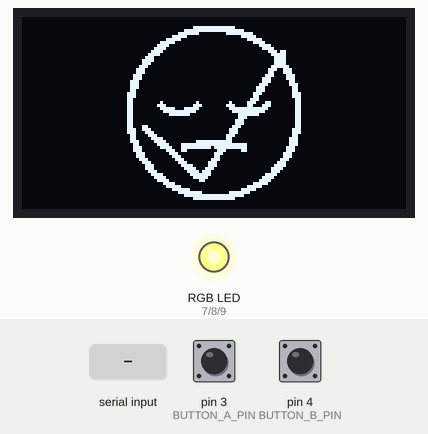
Simulated run of this sketch. Board: Arduino Uno, built with avr-gcc and run on an emulated ATmega328P. Shown: 128×64 one-colour display, an RGB LED mixed from three pins (HIGH = lit). The inputs (shaded band) are chosen by the test bench; at power-on: pin 3 (BUTTON_A_PIN) HIGH, pin 4 (BUTTON_B_PIN) HIGH. What the sketch prints to the serial monitor is not drawn.

Above: at 1.2 s.
1.3 s: "REQUEST" received over the second serial link
At 2.7 s:
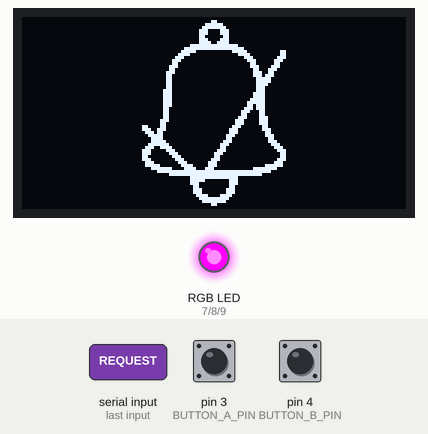
3.8 s: pin 3 (BUTTON_A_PIN) pulled LOW for 0.15 s
At 4.9 s:
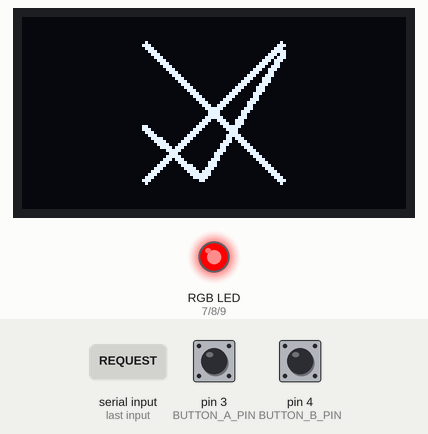
Timing chart, 0 to 10.4 s (numbered marks = the images above; inputs shaded):
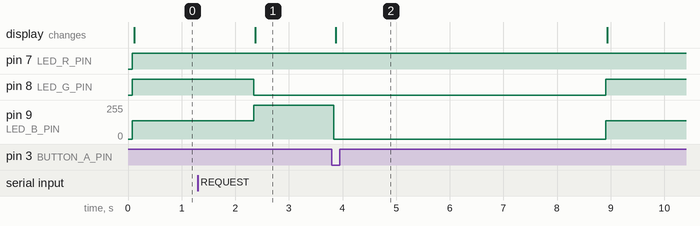

Measured:
- after the input at 1.3 s, pin 8 (LED_G_PIN): HIGH → LOW after 1.0 s; pin 9 (LED_B_PIN): 136/255 → 255/255 after 1.0 s; the display: changes after 1.1 s (image 1)
- after the input at 3.8 s, pin 8 (LED_G_PIN): LOW → HIGH after 5.1 s; pin 9 (LED_B_PIN): 255/255 → 0/255 at once, → 136/255 5.1 s later; the display: changes after 0.07 s (image 2)

The sketch:

dndArduino.ino
```cpp
#include <Adafruit_GFX.h>
#include <Adafruit_SSD1306.h>
#include <Fsm.h>
#include <SoftwareSerial.h>
// #include <Wire.h>


/////////////////////////////////////////////////////////////////
// DISPLAY
/////////////////////////////////////////////////////////////////
#define SCREEN_I2C_ADDR 0x3C  // or 0x3C
#define SCREEN_WIDTH 128      // OLED display width, in pixels
#define SCREEN_HEIGHT 64      // OLED display height, in pixels
#define OLED_RST_PIN -1       // Reset pin (-1 if not available)
#define FRAME_WIDTH (64)
#define FRAME_HEIGHT (64)

////////////////////////////////////////////////////////////////
// MODE
////////////////////////////////////////////////////////////////
#define IS_REQUESTER_ONLY false  // set to false if this is a requester

Adafruit_SSD1306 display(128, 64, &Wire, OLED_RST_PIN);
const byte PROGMEM bitmap_yes[512] = {
  0, 0, 0, 0, 0, 0, 0, 0, 0, 0, 0, 0, 0, 0, 0, 0, 0, 0, 0, 0, 0, 0, 0, 0, 0, 0, 0, 0, 0, 0, 0, 0, 0, 0, 0, 0, 0, 0, 0, 0, 0, 0, 0, 0, 0, 0, 0, 0, 0, 0, 0, 0, 0, 0, 0, 0, 0, 0, 0, 0, 0, 0, 0, 0, 0, 0, 0, 0, 0, 0, 0, 0, 0, 0, 0, 0, 0, 0, 0, 0, 0, 0, 0, 0, 0, 0, 0, 0, 0, 0, 0, 0, 0, 0, 3, 0, 0, 0, 0, 0, 0, 0, 3, 0, 0, 0, 0, 0, 0, 0, 7, 0, 0, 0, 0, 0, 0, 0, 14, 0, 0, 0, 0, 0, 0, 0, 12, 0, 0, 0, 0, 0, 0, 0, 28, 0, 0, 0, 0, 0, 0, 0, 56, 0, 0, 0, 0, 0, 0, 0, 48, 0, 0, 0, 0, 0, 0, 0, 112, 0, 0, 0, 0, 0, 0, 0, 224, 0, 0, 0, 0, 0, 0, 0, 224, 0, 0, 0, 0, 0, 0, 1, 192, 0, 0, 0, 0, 0, 0, 3, 128, 0, 0, 0, 0, 0, 0, 3, 128, 0, 0, 0, 0, 0, 0, 7, 0, 0, 0, 0, 0, 0, 0, 6, 0, 0, 0, 0, 0, 0, 0, 14, 0, 0, 0, 0, 0, 0, 0, 28, 0, 0, 0, 0, 0, 0, 0, 24, 0, 0, 0, 0, 0, 0, 0, 56, 0, 0, 0, 0, 0, 0, 0, 112, 0, 0, 0, 0, 0, 0, 0, 96, 0, 0, 0, 0, 0, 0, 0, 224, 0, 0, 0, 0, 0, 0, 1, 192, 0, 0, 0, 0, 0, 0, 1, 192, 0, 0, 0, 192, 0, 0, 3, 128, 0, 0, 0, 224, 0, 0, 7, 0, 0, 0, 0, 112, 0, 0, 7, 0, 0, 0, 0, 56, 0, 0, 14, 0, 0, 0, 0, 30, 0, 0, 12, 0, 0, 0, 0, 15, 0, 0, 28, 0, 0, 0, 0, 7, 128, 0, 56, 0, 0, 0, 0, 3, 192, 0, 48, 0, 0, 0, 0, 0, 224, 0, 112, 0, 0, 0, 0, 0, 112, 0, 224, 0, 0, 0, 0, 0, 56, 0, 192, 0, 0, 0, 0, 0, 28, 1, 192, 0, 0, 0, 0, 0, 14, 3, 128, 0, 0, 0, 0, 0, 7, 131, 128, 0, 0, 0, 0, 0, 3, 199, 0, 0, 0, 0, 0, 0, 1, 238, 0, 0, 0, 0, 0, 0, 0, 254, 0, 0, 0, 0, 0, 0, 0, 124, 0, 0, 0, 0, 0, 0, 0, 24, 0, 0, 0, 0, 0, 0, 0, 0, 0, 0, 0, 0, 0, 0, 0, 0, 0, 0, 0, 0, 0, 0, 0, 0, 0, 0, 0, 0, 0, 0, 0, 0, 0, 0, 0, 0, 0, 0, 0, 0, 0, 0, 0, 0, 0, 0, 0, 0, 0, 0, 0, 0, 0, 0, 0, 0, 0, 0, 0, 0, 0, 0, 0, 0, 0, 0, 0, 0, 0, 0, 0, 0, 0, 0, 0, 0
};
const byte PROGMEM bitmap_no[] = {
  0, 0, 0, 0, 0, 0, 0, 0, 0, 0, 0, 0, 0, 0, 0, 0, 0, 0, 0, 0, 0, 0, 0, 0, 0, 0, 0, 0, 0, 0, 0, 0, 0, 0, 0, 0, 0, 0, 0, 0, 0, 0, 0, 0, 0, 0, 0, 0, 0, 0, 0, 0, 0, 0, 0, 0, 0, 0, 0, 0, 0, 0, 0, 0, 0, 64, 0, 0, 0, 0, 2, 0, 0, 224, 0, 0, 0, 0, 7, 0, 0, 112, 0, 0, 0, 0, 14, 0, 0, 56, 0, 0, 0, 0, 28, 0, 0, 28, 0, 0, 0, 0, 56, 0, 0, 14, 0, 0, 0, 0, 112, 0, 0, 7, 0, 0, 0, 0, 224, 0, 0, 3, 128, 0, 0, 1, 192, 0, 0, 1, 192, 0, 0, 3, 128, 0, 0, 0, 224, 0, 0, 7, 0, 0, 0, 0, 112, 0, 0, 14, 0, 0, 0, 0, 56, 0, 0, 28, 0, 0, 0, 0, 28, 0, 0, 56, 0, 0, 0, 0, 14, 0, 0, 112, 0, 0, 0, 0, 7, 0, 0, 224, 0, 0, 0, 0, 3, 128, 1, 192, 0, 0, 0, 0, 1, 192, 3, 128, 0, 0, 0, 0, 0, 224, 7, 0, 0, 0, 0, 0, 0, 112, 14, 0, 0, 0, 0, 0, 0, 56, 28, 0, 0, 0, 0, 0, 0, 28, 56, 0, 0, 0, 0, 0, 0, 14, 112, 0, 0, 0, 0, 0, 0, 7, 224, 0, 0, 0, 0, 0, 0, 3, 192, 0, 0, 0, 0, 0, 0, 3, 192, 0, 0, 0, 0, 0, 0, 7, 224, 0, 0, 0, 0, 0, 0, 14, 112, 0, 0, 0, 0, 0, 0, 28, 56, 0, 0, 0, 0, 0, 0, 56, 28, 0, 0, 0, 0, 0, 0, 112, 14, 0, 0, 0, 0, 0, 0, 224, 7, 0, 0, 0, 0, 0, 1, 192, 3, 128, 0, 0, 0, 0, 3, 128, 1, 192, 0, 0, 0, 0, 7, 0, 0, 224, 0, 0, 0, 0, 14, 0, 0, 112, 0, 0, 0, 0, 28, 0, 0, 56, 0, 0, 0, 0, 56, 0, 0, 28, 0, 0, 0, 0, 112, 0, 0, 14, 0, 0, 0, 0, 224, 0, 0, 7, 0, 0, 0, 1, 192, 0, 0, 3, 128, 0, 0, 3, 128, 0, 0, 1, 192, 0, 0, 7, 0, 0, 0, 0, 224, 0, 0, 14, 0, 0, 0, 0, 112, 0, 0, 28, 0, 0, 0, 0, 56, 0, 0, 56, 0, 0, 0, 0, 28, 0, 0, 112, 0, 0, 0, 0, 14, 0, 0, 224, 0, 0, 0, 0, 7, 0, 0, 64, 0, 0, 0, 0, 2, 0, 0, 0, 0, 0, 0, 0, 0, 0, 0, 0, 0, 0, 0, 0, 0, 0, 0, 0, 0, 0, 0, 0, 0, 0, 0, 0, 0, 0, 0, 0, 0, 0, 0, 0, 0, 0, 0, 0, 0, 0, 0, 0, 0, 0, 0, 0, 0, 0, 0, 0, 0, 0, 0, 0, 0, 0, 0, 0, 0, 0, 0, 0, 0, 0
};
const byte PROGMEM bitmap_bell[512] = {
  0, 0, 0, 0, 0, 0, 0, 0, 0, 0, 0, 1, 128, 0, 0, 0, 0, 0, 0, 7, 224, 0, 0, 0, 0, 0, 0, 15, 240, 0, 0, 0, 0, 0, 0, 28, 56, 0, 0, 0, 0, 0, 0, 28, 56, 0, 0, 0, 0, 0, 0, 24, 24, 0, 0, 0, 0, 0, 0, 28, 56, 0, 0, 0, 0, 0, 0, 30, 120, 0, 0, 0, 0, 0, 0, 255, 255, 0, 0, 0, 0, 0, 3, 255, 255, 192, 0, 0, 0, 0, 7, 192, 3, 224, 0, 0, 0, 0, 15, 0, 0, 240, 0, 0, 0, 0, 28, 0, 0, 56, 0, 0, 0, 0, 56, 0, 0, 28, 0, 0, 0, 0, 48, 0, 0, 12, 0, 0, 0, 0, 112, 0, 0, 14, 0, 0, 0, 0, 96, 0, 0, 6, 0, 0, 0, 0, 224, 0, 0, 7, 0, 0, 0, 0, 192, 0, 0, 7, 0, 0, 0, 0, 192, 0, 0, 3, 0, 0, 0, 0, 192, 0, 0, 3, 0, 0, 0, 0, 192, 0, 0, 3, 0, 0, 0, 0, 192, 0, 0, 3, 128, 0, 0, 1, 192, 0, 0, 3, 128, 0, 0, 1, 192, 0, 0, 3, 128, 0, 0, 1, 192, 0, 0, 3, 128, 0, 0, 1, 192, 0, 0, 3, 128, 0, 0, 1, 192, 0, 0, 3, 128, 0, 0, 1, 192, 0, 0, 3, 128, 0, 0, 1, 128, 0, 0, 3, 128, 0, 0, 1, 128, 0, 0, 1, 128, 0, 0, 1, 128, 0, 0, 1, 128, 0, 0, 1, 128, 0, 0, 1, 192, 0, 0, 3, 128, 0, 0, 1, 192, 0, 0, 3, 0, 0, 0, 1, 192, 0, 0, 3, 0, 0, 0, 0, 192, 0, 0, 7, 0, 0, 0, 0, 224, 0, 0, 6, 0, 0, 0, 0, 96, 0, 0, 14, 0, 0, 0, 0, 112, 0, 0, 12, 0, 0, 0, 0, 48, 0, 0, 28, 0, 0, 0, 0, 56, 0, 0, 56, 0, 0, 0, 0, 28, 0, 0, 112, 0, 0, 0, 0, 14, 0, 0, 224, 0, 0, 0, 0, 7, 0, 0, 224, 0, 0, 0, 0, 3, 0, 0, 192, 0, 0, 0, 0, 3, 0, 0, 224, 0, 0, 0, 0, 7, 0, 0, 112, 0, 0, 0, 0, 14, 0, 0, 124, 0, 0, 0, 0, 126, 0, 0, 31, 192, 0, 0, 7, 248, 0, 0, 7, 255, 255, 255, 255, 224, 0, 0, 0, 127, 255, 255, 255, 0, 0, 0, 0, 0, 255, 255, 0, 0, 0, 0, 0, 0, 224, 7, 0, 0, 0, 0, 0, 0, 224, 7, 0, 0, 0, 0, 0, 0, 96, 6, 0, 0, 0, 0, 0, 0, 112, 14, 0, 0, 0, 0, 0, 0, 112, 14, 0, 0, 0, 0, 0, 0, 60, 60, 0, 0, 0, 0, 0, 0, 31, 248, 0, 0, 0, 0, 0, 0, 15, 240, 0, 0, 0, 0, 0, 0, 1, 128, 0, 0, 0, 0, 0, 0, 0, 0, 0, 0, 0
};
const byte PROGMEM bitmap_sleeper[512] = {
  0, 0, 0, 0, 0, 0, 0, 0, 0, 0, 0, 0, 0, 0, 0, 0, 0, 0, 0, 0, 0, 0, 0, 0, 0, 0, 0, 127, 254, 0, 0, 0, 0, 0, 3, 255, 255, 192, 0, 0, 0, 0, 15, 224, 15, 248, 0, 0, 0, 0, 62, 0, 0, 124, 0, 0, 0, 0, 248, 0, 0, 31, 0, 0, 0, 3, 224, 0, 0, 7, 128, 0, 0, 7, 128, 0, 0, 1, 224, 0, 0, 15, 0, 0, 0, 0, 240, 0, 0, 30, 0, 0, 0, 0, 56, 0, 0, 60, 0, 0, 0, 0, 28, 0, 0, 112, 0, 0, 0, 0, 14, 0, 0, 240, 0, 0, 0, 0, 15, 0, 0, 224, 0, 0, 0, 0, 7, 0, 1, 192, 0, 0, 0, 0, 3, 128, 3, 128, 0, 0, 0, 0, 1, 192, 3, 128, 0, 0, 0, 0, 1, 192, 7, 0, 0, 0, 0, 0, 0, 224, 7, 0, 0, 0, 0, 0, 0, 224, 14, 0, 0, 0, 0, 0, 0, 96, 14, 0, 0, 0, 0, 0, 0, 112, 14, 0, 0, 0, 0, 0, 0, 48, 12, 0, 0, 0, 0, 0, 0, 48, 28, 0, 0, 0, 0, 0, 0, 56, 28, 0, 0, 0, 0, 0, 0, 56, 24, 0, 0, 0, 0, 0, 0, 24, 24, 2, 0, 32, 4, 0, 96, 24, 24, 7, 0, 112, 14, 0, 224, 24, 24, 3, 227, 224, 7, 199, 192, 24, 24, 1, 255, 192, 3, 255, 128, 24, 24, 0, 127, 0, 0, 254, 0, 24, 24, 0, 0, 0, 0, 0, 0, 24, 24, 0, 0, 0, 0, 0, 0, 24, 24, 0, 0, 0, 0, 0, 0, 24, 24, 0, 0, 0, 0, 0, 0, 24, 28, 0, 0, 0, 0, 0, 0, 56, 28, 0, 0, 0, 0, 0, 0, 56, 12, 0, 0, 0, 0, 0, 0, 48, 12, 0, 0, 0, 0, 0, 0, 112, 14, 0, 0, 63, 252, 0, 0, 112, 6, 0, 7, 255, 255, 224, 0, 112, 7, 0, 7, 254, 255, 224, 0, 224, 7, 0, 6, 0, 0, 96, 0, 224, 3, 128, 0, 0, 0, 0, 1, 192, 3, 128, 0, 0, 0, 0, 1, 192, 1, 192, 0, 0, 0, 0, 3, 128, 0, 224, 0, 0, 0, 0, 7, 0, 0, 112, 0, 0, 0, 0, 15, 0, 0, 112, 0, 0, 0, 0, 30, 0, 0, 56, 0, 0, 0, 0, 28, 0, 0, 30, 0, 0, 0, 0, 120, 0, 0, 15, 0, 0, 0, 0, 240, 0, 0, 7, 128, 0, 0, 1, 224, 0, 0, 1, 224, 0, 0, 7, 192, 0, 0, 0, 248, 0, 0, 31, 0, 0, 0, 0, 63, 0, 0, 124, 0, 0, 0, 0, 15, 240, 7, 240, 0, 0, 0, 0, 3, 255, 255, 192, 0, 0, 0, 0, 0, 127, 254, 0, 0, 0, 0, 0, 0, 0, 0, 0, 0, 0, 0, 0, 0, 0, 0, 0, 0, 0, 0, 0, 0, 0, 0, 0, 0, 0
};

const byte PROGMEM timer[512] = {
  0, 0, 0, 0, 0, 0, 0, 0, 0, 0, 0, 0, 0, 0, 0, 0, 0, 0, 0, 0, 0, 0, 0, 0, 0, 0, 0, 127, 254, 0, 0, 0, 0, 0, 3, 255, 255, 192, 0, 0, 0, 0, 31, 240, 15, 248, 0, 0, 0, 0, 63, 0, 0, 252, 0, 0, 0, 0, 248, 0, 0, 31, 0, 0, 0, 3, 224, 0, 0, 7, 192, 0, 0, 7, 128, 0, 0, 1, 224, 0, 0, 15, 0, 0, 0, 0, 240, 0, 0, 30, 0, 0, 0, 0, 120, 0, 0, 60, 0, 0, 0, 0, 60, 0, 0, 120, 0, 0, 0, 0, 30, 0, 0, 240, 0, 0, 0, 0, 15, 0, 0, 224, 0, 0, 0, 0, 7, 0, 1, 192, 0, 0, 0, 0, 3, 128, 1, 128, 0, 0, 0, 0, 1, 128, 3, 128, 0, 3, 192, 0, 1, 192, 7, 0, 0, 3, 192, 0, 0, 224, 7, 0, 0, 3, 192, 0, 0, 224, 6, 0, 0, 3, 192, 0, 0, 96, 14, 0, 0, 3, 192, 0, 0, 112, 14, 0, 0, 3, 192, 0, 0, 112, 12, 0, 0, 3, 192, 0, 0, 48, 28, 0, 0, 3, 192, 0, 0, 56, 28, 0, 0, 3, 192, 0, 0, 56, 28, 0, 0, 3, 192, 0, 0, 56, 24, 0, 0, 3, 192, 0, 0, 24, 24, 0, 0, 3, 192, 0, 0, 24, 24, 0, 0, 3, 192, 0, 0, 24, 24, 0, 0, 3, 192, 0, 0, 24, 24, 0, 0, 3, 192, 0, 0, 24, 24, 0, 0, 3, 192, 0, 0, 24, 24, 0, 0, 3, 192, 0, 0, 24, 24, 0, 0, 3, 192, 0, 0, 24, 28, 0, 0, 1, 192, 0, 0, 56, 28, 0, 0, 0, 0, 0, 0, 56, 28, 0, 0, 0, 0, 0, 0, 56, 12, 0, 0, 0, 0, 0, 0, 48, 14, 0, 0, 0, 0, 0, 0, 112, 14, 0, 0, 3, 192, 0, 0, 112, 6, 0, 0, 3, 192, 0, 0, 96, 7, 0, 0, 3, 192, 0, 0, 224, 7, 0, 0, 3, 192, 0, 0, 224, 3, 128, 0, 3, 192, 0, 1, 192, 1, 128, 0, 0, 0, 0, 1, 128, 1, 192, 0, 0, 0, 0, 3, 128, 0, 224, 0, 0, 0, 0, 7, 0, 0, 240, 0, 0, 0, 0, 15, 0, 0, 120, 0, 0, 0, 0, 30, 0, 0, 60, 0, 0, 0, 0, 60, 0, 0, 30, 0, 0, 0, 0, 120, 0, 0, 15, 0, 0, 0, 0, 240, 0, 0, 7, 128, 0, 0, 1, 224, 0, 0, 3, 224, 0, 0, 7, 192, 0, 0, 0, 248, 0, 0, 31, 0, 0, 0, 0, 63, 0, 0, 252, 0, 0, 0, 0, 31, 240, 15, 248, 0, 0, 0, 0, 3, 255, 255, 192, 0, 0, 0, 0, 0, 127, 254, 0, 0, 0, 0, 0, 0, 0, 0, 0, 0, 0, 0, 0, 0, 0, 0, 0, 0, 0, 0, 0, 0, 0, 0, 0, 0, 0
};


/////////////////////////////////////////////////////////////////
// HC12
/////////////////////////////////////////////////////////////////
SoftwareSerial hc12(10, 11);

/////////////////////////////////////////////////////////////////
// buttons and leds
/////////////////////////////////////////////////////////////////
#define BUTTON_A_PIN 3
#define BUTTON_B_PIN 4

#define LED_R_PIN 7
#define LED_G_PIN 8
#define LED_B_PIN 9

/////////////////////////////////////////////////////////////////
// State machine setup
/////////////////////////////////////////////////////////////////
enum STATUS { IDLE,
              WAITING,
              CANCELLED,
              TIMEDOUT,
              ACCEPTED,
              DENIED };

// define events
#define WAIT_EVENT 1

#define REQUEST_BUTTON_PRESSED_EVENT 2
#define REQUEST_ACCEPTED_EVENT 3
#define REQUEST_DENIED_EVENT 4
#define REQUEST_TIMED_OUT 5

#define REQUEST_MESSAGE_RECEIVED_EVENT 6
#define RESPONDED_WITH_YES 7
#define RESPONDED_WITH_NO 8
#define RESPONSE_TIMED_OUT 9


// create states
State state_start(&on_state_start_enter, &on_state_start, NULL);
State state_wait(&on_state_wait_enter, &on_state_wait, NULL);

State state_request_sent(&on_state_request_sent_enter, &on_state_request_sent, NULL);
State state_request_accepted(&on_state_request_accepted_enter, &on_state_request_accepted, NULL);
State state_request_denied(&on_state_request_denied_enter, &on_state_request_denied, NULL);
State state_request_timed_out(&on_state_request_timed_out_enter, &on_state_request_timed_out, NULL);

State state_request_received(&on_state_request_received_enter, &on_state_request_received, NULL);
State state_responded_with_yes(&on_state_responded_with_yes_enter, &on_state_responded_with_yes, NULL);
State state_responded_with_no(&on_state_responded_with_no_enter, &on_state_responded_with_no, NULL);
State state_response_timed_out(&on_state_response_timed_out_enter, &on_state_response_timed_out, NULL);

Fsm fsm(&state_start);

// state handlers
// start
void on_state_start_enter() {
  Serial.println("Entering start");
  Serial.flush();

  // flush hc12's buffer
  hc12.flush();
  fsm.trigger(WAIT_EVENT);
}

void on_state_start() {}

// wait
void on_state_wait_enter() {
  Serial.println("Entering wait");

  updateStatus(IDLE, 6000, 0x888888, bitmap_sleeper);
}
void on_state_wait() {
  if (IS_REQUESTER_ONLY) {
    // if button pressed
    if (digitalRead(BUTTON_B_PIN) == LOW) {
      hc12.print("REQUEST");
      hc12.flush();
      fsm.trigger(REQUEST_BUTTON_PRESSED_EVENT);
    }
  }

  else {
    // check hc12. if message available
    if (hc12.available()) {
      String msg = hc12.readString();
      if (msg.equals("REQUEST")) {
        fsm.trigger(REQUEST_MESSAGE_RECEIVED_EVENT);
      }
    }
  }
}

// request sent
void on_state_request_sent_enter() {
  Serial.println("Entering request_sent");

  updateStatus(WAITING, 15000, 0xFF00FF, bitmap_bell);
  // flush hc12's buffer
  hc12.flush();
}
void on_state_request_sent() {
  // check hc12. if message available, move to accepted/denied
  if (hc12.available()) {
    String msg = hc12.readString();
    if (msg.equals("YES")) {
      fsm.trigger(REQUEST_ACCEPTED_EVENT);
    }
    if (msg.equals("NO")) {
      fsm.trigger(REQUEST_DENIED_EVENT);
    }
  }
}

// request accepted
void on_state_request_accepted_enter() {
  Serial.println("Entering request_accepted");

  updateStatus(ACCEPTED, 5000, 0x00FF00, bitmap_yes);
}
void on_state_request_accepted() {}

// request denied
void on_state_request_denied_enter() {
  Serial.println("Entering request_denied");

  updateStatus(DENIED, 5000, 0xFF0000, bitmap_no);
}
void on_state_request_denied() {}

// request timed out
void on_state_request_timed_out_enter() {
  Serial.println("Entering request_timed_out");

  updateStatus(TIMEDOUT, 2000, 0xFFFF00, timer);
}
void on_state_request_timed_out() {}

// request received
void on_state_request_received_enter() {
  Serial.println("Entering request_received");

  updateStatus(WAITING, 15000, 0xFF00FF, bitmap_bell);
}
void on_state_request_received() {
  // if A button pressed, then cancel
  if (digitalRead(BUTTON_A_PIN) == LOW) {
    fsm.trigger(RESPONDED_WITH_NO);

    // send the hc12 message
    hc12.print("NO");
    hc12.flush();
  }

  // if B button pressed, then accept
  if (digitalRead(BUTTON_B_PIN) == LOW) {
    fsm.trigger(RESPONDED_WITH_YES);
    // send the hc12 message
    hc12.print("YES");
    hc12.flush();
  }
}

// responded with yes
void on_state_responded_with_yes_enter() {
  Serial.println("Entering responded_with_yes");

  updateStatus(ACCEPTED, 5000, 0x00FF00, bitmap_yes);
}
void on_state_responded_with_yes() {}

// responded with no
void on_state_responded_with_no_enter() {
  Serial.println("Entering responded_with_no");

  updateStatus(DENIED, 5000, 0xFF0000, bitmap_no);
}
void on_state_responded_with_no() {}

// response timed out
void on_state_response_timed_out_enter() {
  Serial.println("Entering response_timed_out");

  updateStatus(TIMEDOUT, 2000, 0xFF00FF, timer);
}
void on_state_response_timed_out() {}

void setRGBLED(long color) {
  int redColor = color >> 16;
  int greeColor = color >> 8 & 0xFF;
  int blueColor = color & 0xFF;

  Serial.println(redColor);
  Serial.println(greeColor);
  Serial.println(blueColor);
  Serial.flush();

  analogWrite(LED_R_PIN, redColor);
  analogWrite(LED_G_PIN, greeColor);
  analogWrite(LED_B_PIN, blueColor);
}

void updateStatus(STATUS status, unsigned long timer_duration, long led_color, const byte* bmp) {
  // Serial.println(led_color);

  // set LED to led_color
  setRGBLED(led_color);

  // // start timer
  // start_millis = millis();
  // end_millis = start_millis + timer_duration;
  // is_display_timer_enabled = true;

  // update display
  display.clearDisplay();
  display.drawBitmap(32, 0, bitmap_yes, FRAME_WIDTH, FRAME_HEIGHT, 1);  // hardcoding it to bitmap_yes works
  display.drawBitmap(32, 0, bmp, FRAME_WIDTH, FRAME_HEIGHT, 1);         // using the parameter crashes the program
  display.display();

}

void setup() {
  // // display
  display.begin(SSD1306_SWITCHCAPVCC, SCREEN_I2C_ADDR);


  // transitions
  fsm.add_transition(&state_start, &state_wait, WAIT_EVENT, NULL);

  // fsm.add_timed_transition( &state_wait,                &state_back_to_idle,        5000,                           NULL);
  // fsm.add_transition(       &state_back_to_idle,        &state_wait,                WAIT_EVENT,                     NULL);

  fsm.add_transition(&state_wait, &state_request_sent, REQUEST_BUTTON_PRESSED_EVENT, NULL);
  fsm.add_transition(&state_request_sent, &state_request_accepted, REQUEST_ACCEPTED_EVENT, NULL);
  fsm.add_transition(&state_request_sent, &state_request_denied, REQUEST_DENIED_EVENT, NULL);
  fsm.add_timed_transition(&state_request_sent, &state_request_timed_out, 15000, NULL);
  fsm.add_timed_transition(&state_request_accepted, &state_wait, 5000, NULL);
  fsm.add_timed_transition(&state_request_denied, &state_wait, 5000, NULL);
  fsm.add_timed_transition(&state_request_timed_out, &state_wait, 5000, NULL);

  fsm.add_transition(&state_wait, &state_request_received, REQUEST_MESSAGE_RECEIVED_EVENT, NULL);
  fsm.add_transition(&state_request_received, &state_responded_with_yes, RESPONDED_WITH_YES, NULL);
  fsm.add_transition(&state_request_received, &state_responded_with_no, RESPONDED_WITH_NO, NULL);
  fsm.add_timed_transition(&state_request_received, &state_response_timed_out, 15000, NULL);
  fsm.add_timed_transition(&state_responded_with_yes, &state_wait, 5000, NULL);
  fsm.add_timed_transition(&state_responded_with_no, &state_wait, 5000, NULL);
  fsm.add_timed_transition(&state_response_timed_out, &state_wait, 5000, NULL);

  // buttons
  pinMode(BUTTON_A_PIN, INPUT_PULLUP);
  pinMode(BUTTON_B_PIN, INPUT_PULLUP);

  // LED
  pinMode(LED_R_PIN, OUTPUT);
  pinMode(LED_G_PIN, OUTPUT);
  pinMode(LED_B_PIN, OUTPUT);

  // HC12
  hc12.begin(9600);  // Serial port to HC12

  Serial.begin(9600);
}

void loop() {
  fsm.run_machine();
}
```

Source omitted: bkp.ino (5375 bytes)
